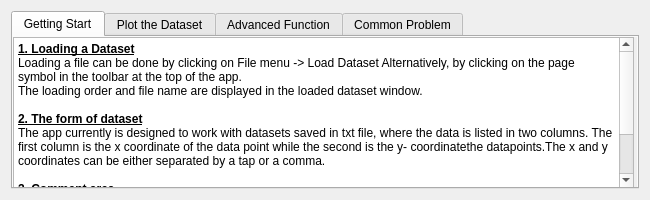
<?xml version="1.0" encoding="UTF-8"?>
<ui version="4.0">
 <class>HelpDialog</class>
 <widget class="QDialog" name="HelpDialog">
  <property name="geometry">
   <rect>
    <x>0</x>
    <y>0</y>
    <width>650</width>
    <height>200</height>
   </rect>
  </property>
  <property name="sizePolicy">
   <sizepolicy hsizetype="Fixed" vsizetype="Fixed">
    <horstretch>0</horstretch>
    <verstretch>0</verstretch>
   </sizepolicy>
  </property>
  <property name="minimumSize">
   <size>
    <width>650</width>
    <height>200</height>
   </size>
  </property>
  <property name="maximumSize">
   <size>
    <width>650</width>
    <height>200</height>
   </size>
  </property>
  <property name="windowTitle">
   <string>Help</string>
  </property>
  <property name="windowIcon">
   <iconset resource="resources.qrc">
    <normaloff>:/icons/helpSymbol.svg</normaloff>:/icons/helpSymbol.svg</iconset>
  </property>
  <layout class="QGridLayout" name="gridLayout">
   <item row="0" column="0">
    <widget class="QTabWidget" name="tabWidget">
     <property name="currentIndex">
      <number>0</number>
     </property>
     <widget class="QWidget" name="tab">
      <property name="accessibleName">
       <string/>
      </property>
      <attribute name="title">
       <string>Getting Start</string>
      </attribute>
      <widget class="QScrollArea" name="scrollArea">
       <property name="geometry">
        <rect>
         <x>-1</x>
         <y>-1</y>
         <width>631</width>
         <height>241</height>
        </rect>
       </property>
       <property name="widgetResizable">
        <bool>true</bool>
       </property>
       <widget class="QWidget" name="scrollAreaWidgetContents">
        <property name="geometry">
         <rect>
          <x>0</x>
          <y>0</y>
          <width>629</width>
          <height>239</height>
         </rect>
        </property>
        <widget class="QTextBrowser" name="textBrowser">
         <property name="geometry">
          <rect>
           <x>0</x>
           <y>0</y>
           <width>621</width>
           <height>151</height>
          </rect>
         </property>
         <property name="html">
          <string>&lt;!DOCTYPE HTML PUBLIC &quot;-//W3C//DTD HTML 4.0//EN&quot; &quot;http://www.w3.org/TR/REC-html40/strict.dtd&quot;&gt;
&lt;html&gt;&lt;head&gt;&lt;meta name=&quot;qrichtext&quot; content=&quot;1&quot; /&gt;&lt;meta charset=&quot;utf-8&quot; /&gt;&lt;style type=&quot;text/css&quot;&gt;
p, li { white-space: pre-wrap; }
hr { height: 1px; border-width: 0; }
li.unchecked::marker { content: &quot;\2610&quot;; }
li.checked::marker { content: &quot;\2612&quot;; }
&lt;/style&gt;&lt;/head&gt;&lt;body style=&quot; font-family:'Microsoft YaHei UI'; font-size:9pt; font-weight:400; font-style:normal;&quot;&gt;
&lt;p style=&quot; margin-top:0px; margin-bottom:0px; margin-left:0px; margin-right:0px; -qt-block-indent:0; text-indent:0px;&quot;&gt;&lt;span style=&quot; font-weight:700; text-decoration: underline;&quot;&gt;1. Loading a Dataset&lt;/span&gt;&lt;br /&gt;Loading a file can be done by clicking on File menu -&amp;gt; Load Dataset Alternatively, by clicking on the page symbol in the toolbar at the top of the app.&lt;/p&gt;
&lt;p style=&quot; margin-top:0px; margin-bottom:0px; margin-left:0px; margin-right:0px; -qt-block-indent:0; text-indent:0px;&quot;&gt;The loading order and file name are displayed in the loaded dataset window.&lt;/p&gt;
&lt;p style=&quot;-qt-paragraph-type:empty; margin-top:0px; margin-bottom:0px; margin-left:0px; margin-right:0px; -qt-block-indent:0; text-indent:0px;&quot;&gt;&lt;br /&gt;&lt;/p&gt;
&lt;p style=&quot; margin-top:0px; margin-bottom:0px; margin-left:0px; margin-right:0px; -qt-block-indent:0; text-indent:0px;&quot;&gt;&lt;span style=&quot; font-weight:700; text-decoration: underline;&quot;&gt;2. The form of dataset&lt;/span&gt;&lt;/p&gt;
&lt;p style=&quot; margin-top:0px; margin-bottom:0px; margin-left:0px; margin-right:0px; -qt-block-indent:0; text-indent:0px;&quot;&gt;The app currently is designed to work with datasets saved in txt file, where the data is listed in two columns. The first column is the x coordinate of the data point while the second is the y- coordinatethe datapoints.The x and y coordinates can be either separated by a tap or a comma.&lt;/p&gt;
&lt;p style=&quot; margin-top:0px; margin-bottom:0px; margin-left:0px; margin-right:0px; -qt-block-indent:0; text-indent:0px;&quot;&gt;&lt;br /&gt;&lt;span style=&quot; font-weight:700; text-decoration: underline;&quot;&gt;3. Comment area&lt;/span&gt;&lt;/p&gt;
&lt;p style=&quot; margin-top:0px; margin-bottom:0px; margin-left:0px; margin-right:0px; -qt-block-indent:0; text-indent:0px;&quot;&gt;There is a comment area to the right of each loaded dataset. After writing a comment, click the Save button below to save the comment. Each data set corresponds to a comment area, which is opened again after closing the program, with comments still present.&lt;/p&gt;
&lt;p style=&quot;-qt-paragraph-type:empty; margin-top:0px; margin-bottom:0px; margin-left:0px; margin-right:0px; -qt-block-indent:0; text-indent:0px;&quot;&gt;&lt;br /&gt;&lt;/p&gt;&lt;/body&gt;&lt;/html&gt;</string>
         </property>
        </widget>
       </widget>
      </widget>
     </widget>
     <widget class="QWidget" name="tab_2">
      <attribute name="title">
       <string>Plot the Dataset</string>
      </attribute>
      <widget class="QScrollArea" name="scrollArea_2">
       <property name="geometry">
        <rect>
         <x>-1</x>
         <y>-1</y>
         <width>631</width>
         <height>161</height>
        </rect>
       </property>
       <property name="widgetResizable">
        <bool>true</bool>
       </property>
       <widget class="QWidget" name="scrollAreaWidgetContents_2">
        <property name="geometry">
         <rect>
          <x>0</x>
          <y>0</y>
          <width>629</width>
          <height>159</height>
         </rect>
        </property>
        <widget class="QTextBrowser" name="textBrowser_2">
         <property name="geometry">
          <rect>
           <x>0</x>
           <y>0</y>
           <width>621</width>
           <height>151</height>
          </rect>
         </property>
         <property name="html">
          <string>&lt;!DOCTYPE HTML PUBLIC &quot;-//W3C//DTD HTML 4.0//EN&quot; &quot;http://www.w3.org/TR/REC-html40/strict.dtd&quot;&gt;
&lt;html&gt;&lt;head&gt;&lt;meta name=&quot;qrichtext&quot; content=&quot;1&quot; /&gt;&lt;meta charset=&quot;utf-8&quot; /&gt;&lt;style type=&quot;text/css&quot;&gt;
p, li { white-space: pre-wrap; }
hr { height: 1px; border-width: 0; }
li.unchecked::marker { content: &quot;\2610&quot;; }
li.checked::marker { content: &quot;\2612&quot;; }
&lt;/style&gt;&lt;/head&gt;&lt;body style=&quot; font-family:'Microsoft YaHei UI'; font-size:9pt; font-weight:400; font-style:normal;&quot;&gt;
&lt;p style=&quot; margin-top:0px; margin-bottom:0px; margin-left:0px; margin-right:0px; -qt-block-indent:0; text-indent:0px;&quot;&gt;After a dataset is loaded, there are three ways to draw the dataset:&lt;/p&gt;
&lt;p style=&quot;-qt-paragraph-type:empty; margin-top:0px; margin-bottom:0px; margin-left:0px; margin-right:0px; -qt-block-indent:0; text-indent:0px;&quot;&gt;&lt;br /&gt;&lt;/p&gt;
&lt;p style=&quot; margin-top:0px; margin-bottom:0px; margin-left:0px; margin-right:0px; -qt-block-indent:0; text-indent:0px;&quot;&gt;&lt;span style=&quot; font-weight:700;&quot;&gt;1. Right-clicking on the dataset window -&amp;gt; plot -&amp;gt; XY plot.&lt;/span&gt;&lt;/p&gt;
&lt;p style=&quot;-qt-paragraph-type:empty; margin-top:0px; margin-bottom:0px; margin-left:0px; margin-right:0px; -qt-block-indent:0; text-indent:0px; font-weight:700;&quot;&gt;&lt;br /&gt;&lt;/p&gt;
&lt;p style=&quot; margin-top:0px; margin-bottom:0px; margin-left:0px; margin-right:0px; -qt-block-indent:0; text-indent:0px;&quot;&gt;&lt;span style=&quot; font-weight:700;&quot;&gt;2. In the main menu bar click Plot -&amp;gt; Select a dataset -&amp;gt; Select any dataset that has been loaded.&lt;/span&gt;&lt;/p&gt;
&lt;p style=&quot;-qt-paragraph-type:empty; margin-top:0px; margin-bottom:0px; margin-left:0px; margin-right:0px; -qt-block-indent:0; text-indent:0px; font-weight:700;&quot;&gt;&lt;br /&gt;&lt;/p&gt;
&lt;p style=&quot; margin-top:0px; margin-bottom:0px; margin-left:0px; margin-right:0px; -qt-block-indent:0; text-indent:0px;&quot;&gt;&lt;span style=&quot; font-weight:700;&quot;&gt;3. Click Plot -&amp;gt; Drawing multiple charts, which will draw all the loaded datasets in a single window.&lt;/span&gt;&lt;br /&gt;&lt;br /&gt;Note: the top right corner of the diagram indicates the name of the curve in the diagram and the color and style of the corresponding line. Zoom in and out by sliding the roller.&lt;/p&gt;
&lt;p style=&quot;-qt-paragraph-type:empty; margin-top:0px; margin-bottom:0px; margin-left:0px; margin-right:0px; -qt-block-indent:0; text-indent:0px;&quot;&gt;&lt;br /&gt;&lt;/p&gt;&lt;/body&gt;&lt;/html&gt;</string>
         </property>
        </widget>
       </widget>
      </widget>
     </widget>
     <widget class="QWidget" name="tab_3">
      <attribute name="title">
       <string>Advanced Function</string>
      </attribute>
      <widget class="QScrollArea" name="scrollArea_3">
       <property name="geometry">
        <rect>
         <x>-1</x>
         <y>-1</y>
         <width>631</width>
         <height>161</height>
        </rect>
       </property>
       <property name="widgetResizable">
        <bool>true</bool>
       </property>
       <widget class="QWidget" name="scrollAreaWidgetContents_3">
        <property name="geometry">
         <rect>
          <x>0</x>
          <y>0</y>
          <width>629</width>
          <height>159</height>
         </rect>
        </property>
        <widget class="QTextBrowser" name="textBrowser_3">
         <property name="geometry">
          <rect>
           <x>0</x>
           <y>0</y>
           <width>621</width>
           <height>151</height>
          </rect>
         </property>
         <property name="html">
          <string>&lt;!DOCTYPE HTML PUBLIC &quot;-//W3C//DTD HTML 4.0//EN&quot; &quot;http://www.w3.org/TR/REC-html40/strict.dtd&quot;&gt;
&lt;html&gt;&lt;head&gt;&lt;meta name=&quot;qrichtext&quot; content=&quot;1&quot; /&gt;&lt;meta charset=&quot;utf-8&quot; /&gt;&lt;style type=&quot;text/css&quot;&gt;
p, li { white-space: pre-wrap; }
hr { height: 1px; border-width: 0; }
li.unchecked::marker { content: &quot;\2610&quot;; }
li.checked::marker { content: &quot;\2612&quot;; }
&lt;/style&gt;&lt;/head&gt;&lt;body style=&quot; font-family:'Microsoft YaHei UI'; font-size:9pt; font-weight:400; font-style:normal;&quot;&gt;
&lt;p style=&quot; margin-top:0px; margin-bottom:0px; margin-left:0px; margin-right:0px; -qt-block-indent:0; text-indent:0px;&quot;&gt;&lt;span style=&quot; font-weight:700; text-decoration: underline;&quot;&gt;1. Change colors and styles&lt;/span&gt;&lt;/p&gt;
&lt;p style=&quot; margin-top:0px; margin-bottom:0px; margin-left:0px; margin-right:0px; -qt-block-indent:0; text-indent:0px;&quot;&gt;You can see four tool controls at the top of the drawing window:&lt;/p&gt;
&lt;p style=&quot;-qt-paragraph-type:empty; margin-top:0px; margin-bottom:0px; margin-left:0px; margin-right:0px; -qt-block-indent:0; text-indent:0px;&quot;&gt;&lt;br /&gt;&lt;/p&gt;
&lt;p style=&quot; margin-top:0px; margin-bottom:0px; margin-left:0px; margin-right:0px; -qt-block-indent:0; text-indent:0px;&quot;&gt;&lt;span style=&quot; font-weight:700;&quot;&gt;a.&lt;/span&gt; Clicking the first Colour Dialog button, a &amp;quot;Select Line Color&amp;quot; window will pop up. After selecting the color, click OK, and the color of the curve will be changed to the new color.&lt;/p&gt;
&lt;p style=&quot;-qt-paragraph-type:empty; margin-top:0px; margin-bottom:0px; margin-left:0px; margin-right:0px; -qt-block-indent:0; text-indent:0px;&quot;&gt;&lt;br /&gt;&lt;/p&gt;
&lt;p style=&quot; margin-top:0px; margin-bottom:0px; margin-left:0px; margin-right:0px; -qt-block-indent:0; text-indent:0px;&quot;&gt;&lt;span style=&quot; font-weight:700;&quot;&gt;b.&lt;/span&gt; The second row of spinbox can be used to adjust the width of the curve, which can be adjusted between 0 and 99.&lt;br /&gt;&lt;/p&gt;
&lt;p style=&quot; margin-top:0px; margin-bottom:0px; margin-left:0px; margin-right:0px; -qt-block-indent:0; text-indent:0px;&quot;&gt;&lt;span style=&quot; font-weight:700;&quot;&gt;c.&lt;/span&gt; The dropdown box in the third row allows user to select different Line styles, it contains: Solid Line, Dash Line, Dot Line, Dash Dot Line, and Dash Dot Line.&lt;/p&gt;
&lt;p style=&quot;-qt-paragraph-type:empty; margin-top:0px; margin-bottom:0px; margin-left:0px; margin-right:0px; -qt-block-indent:0; text-indent:0px;&quot;&gt;&lt;br /&gt;&lt;/p&gt;
&lt;p style=&quot; margin-top:0px; margin-bottom:0px; margin-left:0px; margin-right:0px; -qt-block-indent:0; text-indent:0px;&quot;&gt;&lt;span style=&quot; font-weight:700;&quot;&gt;d.&lt;/span&gt; The dropdown box in the last row is used to select a curve in the current window. By selecting different curves and using other controls to change them, each curve in the diagram can have a different color and style.&lt;/p&gt;
&lt;p style=&quot;-qt-paragraph-type:empty; margin-top:0px; margin-bottom:0px; margin-left:0px; margin-right:0px; -qt-block-indent:0; text-indent:0px;&quot;&gt;&lt;br /&gt;&lt;/p&gt;
&lt;p style=&quot; margin-top:0px; margin-bottom:0px; margin-left:0px; margin-right:0px; -qt-block-indent:0; text-indent:0px;&quot;&gt;&lt;span style=&quot; font-weight:700; text-decoration: underline;&quot;&gt;2.  Mathematical expression&lt;/span&gt;&lt;/p&gt;
&lt;p style=&quot; margin-top:0px; margin-bottom:0px; margin-left:0px; margin-right:0px; -qt-block-indent:0; text-indent:0px;&quot;&gt;Click Analysis -&amp;gt; Function, you will see a Dialog window. Enter a valid mathematical expression that can be successfully understood by atmsp.h.&lt;/p&gt;
&lt;p style=&quot;-qt-paragraph-type:empty; margin-top:0px; margin-bottom:0px; margin-left:0px; margin-right:0px; -qt-block-indent:0; text-indent:0px;&quot;&gt;&lt;br /&gt;&lt;/p&gt;&lt;/body&gt;&lt;/html&gt;</string>
         </property>
        </widget>
       </widget>
      </widget>
     </widget>
     <widget class="QWidget" name="tab_4">
      <attribute name="title">
       <string>Common Problem</string>
      </attribute>
      <widget class="QScrollArea" name="scrollArea_4">
       <property name="geometry">
        <rect>
         <x>-1</x>
         <y>9</y>
         <width>621</width>
         <height>141</height>
        </rect>
       </property>
       <property name="widgetResizable">
        <bool>true</bool>
       </property>
       <widget class="QWidget" name="scrollAreaWidgetContents_4">
        <property name="geometry">
         <rect>
          <x>0</x>
          <y>0</y>
          <width>619</width>
          <height>139</height>
         </rect>
        </property>
        <widget class="QTextBrowser" name="textBrowser_4">
         <property name="geometry">
          <rect>
           <x>0</x>
           <y>0</y>
           <width>621</width>
           <height>141</height>
          </rect>
         </property>
         <property name="html">
          <string>&lt;!DOCTYPE HTML PUBLIC &quot;-//W3C//DTD HTML 4.0//EN&quot; &quot;http://www.w3.org/TR/REC-html40/strict.dtd&quot;&gt;
&lt;html&gt;&lt;head&gt;&lt;meta name=&quot;qrichtext&quot; content=&quot;1&quot; /&gt;&lt;meta charset=&quot;utf-8&quot; /&gt;&lt;style type=&quot;text/css&quot;&gt;
p, li { white-space: pre-wrap; }
hr { height: 1px; border-width: 0; }
li.unchecked::marker { content: &quot;\2610&quot;; }
li.checked::marker { content: &quot;\2612&quot;; }
&lt;/style&gt;&lt;/head&gt;&lt;body style=&quot; font-family:'Microsoft YaHei UI'; font-size:9pt; font-weight:400; font-style:normal;&quot;&gt;
&lt;p style=&quot; margin-top:0px; margin-bottom:0px; margin-left:0px; margin-right:0px; -qt-block-indent:0; text-indent:0px;&quot;&gt;&lt;span style=&quot; font-weight:700; text-decoration: underline;&quot;&gt;1. What is a valid mathematical expression?&lt;/span&gt;&lt;/p&gt;
&lt;p style=&quot;-qt-paragraph-type:empty; margin-top:0px; margin-bottom:0px; margin-left:0px; margin-right:0px; -qt-block-indent:0; text-indent:0px; font-weight:700;&quot;&gt;&lt;br /&gt;&lt;/p&gt;
&lt;p style=&quot; margin-top:0px; margin-bottom:0px; margin-left:0px; margin-right:0px; -qt-block-indent:0; text-indent:0px;&quot;&gt;The mathematical expressions are not limited to only containing words. It can contain numbers, operators (such as +, -, *, /, etc.), and parentheses to form a complete mathematical expression. In this program a valid mathematical expression means that all the components of an expression are one of the following: &lt;/p&gt;
&lt;p style=&quot; margin-top:0px; margin-bottom:0px; margin-left:0px; margin-right:0px; -qt-block-indent:0; text-indent:0px;&quot;&gt;&lt;span style=&quot; font-weight:700;&quot;&gt;a. MathFunctions&lt;/span&gt;: Names of mathematical functions extracted from the list of functions in the atmsp.h file, such as &amp;quot;sin&amp;quot;, &amp;quot;cos&amp;quot;, &amp;quot;exp&amp;quot;, &amp;quot;log&amp;quot;, ...&lt;/p&gt;
&lt;p style=&quot; margin-top:0px; margin-bottom:0px; margin-left:0px; margin-right:0px; -qt-block-indent:0; text-indent:0px;&quot;&gt;&lt;span style=&quot; font-weight:700;&quot;&gt;b. DatasetFileNames&lt;/span&gt;: This is the file name extracted from the dataset you loaded, which is displayed on the dataset window you open. &lt;/p&gt;
&lt;p style=&quot; margin-top:0px; margin-bottom:0px; margin-left:0px; margin-right:0px; -qt-block-indent:0; text-indent:0px;&quot;&gt;&lt;span style=&quot; font-weight:700;&quot;&gt;c. Datasets&lt;/span&gt;: These may be the names of specific data sets that you have defined in your program.&lt;/p&gt;
&lt;p style=&quot;-qt-paragraph-type:empty; margin-top:0px; margin-bottom:0px; margin-left:0px; margin-right:0px; -qt-block-indent:0; text-indent:0px;&quot;&gt;&lt;br /&gt;&lt;/p&gt;
&lt;p style=&quot; margin-top:0px; margin-bottom:0px; margin-left:0px; margin-right:0px; -qt-block-indent:0; text-indent:0px;&quot;&gt;&lt;span style=&quot; font-weight:700; text-decoration: underline;&quot;&gt;2. What is the dataset file name?&lt;/span&gt;&lt;/p&gt;
&lt;p style=&quot;-qt-paragraph-type:empty; margin-top:0px; margin-bottom:0px; margin-left:0px; margin-right:0px; -qt-block-indent:0; text-indent:0px; font-weight:700; text-decoration: underline;&quot;&gt;&lt;br /&gt;&lt;/p&gt;
&lt;p style=&quot; margin-top:0px; margin-bottom:0px; margin-left:0px; margin-right:0px; -qt-block-indent:0; text-indent:0px;&quot;&gt;It is displayed on the dataset window in the format 'D' + the value of the dataset counter + '--' + the base file name '. For example, suppose you load a data file named &amp;quot;example_data.txt&amp;quot;. In this case, the QFileInfo object takes &amp;quot;example_data&amp;quot; as the base file name (excluding the extension). If this was the first DataSet you loaded, the DataSet::getName() method would return &amp;quot;D1--example_data&amp;quot; as the name of the dataset.&lt;/p&gt;
&lt;p style=&quot;-qt-paragraph-type:empty; margin-top:0px; margin-bottom:0px; margin-left:0px; margin-right:0px; -qt-block-indent:0; text-indent:0px;&quot;&gt;&lt;br /&gt;&lt;/p&gt;&lt;/body&gt;&lt;/html&gt;</string>
         </property>
        </widget>
       </widget>
      </widget>
     </widget>
    </widget>
   </item>
  </layout>
 </widget>
 <resources>
  <include location="resources.qrc"/>
 </resources>
 <connections/>
</ui>
